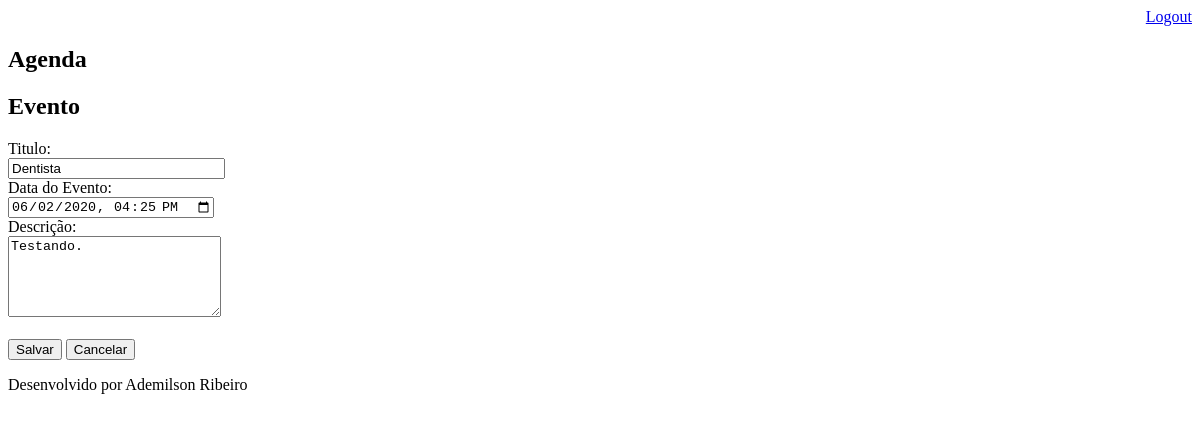
/agenda/evento/?id=6 (signed in), run on an earlier commit of the app's database.
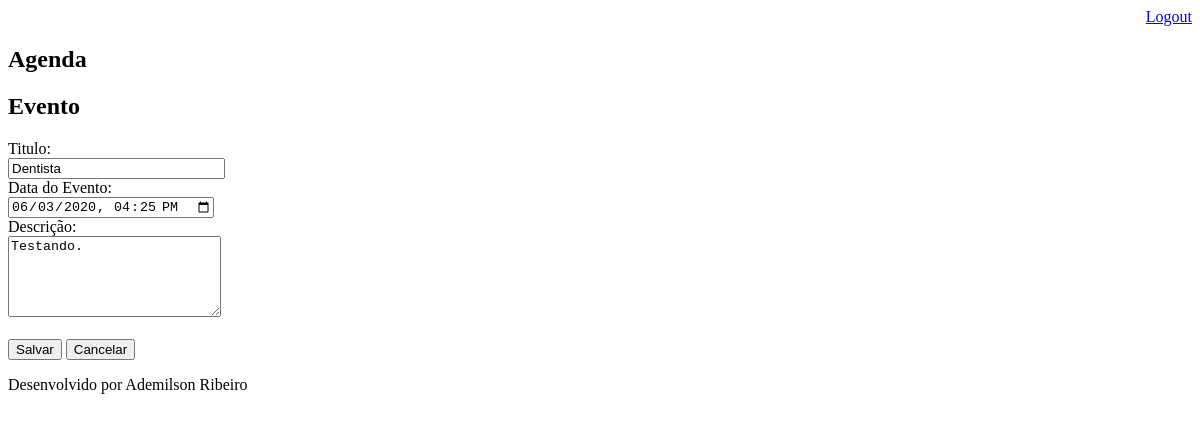
And on a later commit of the database.
### core/models.py (models this page shows, shortened)
class Evento(models.Model):
    titulo = models.CharField(max_length=100)
    descricao = models.TextField(blank=True, null=True)
    data_evento = models.DateTimeField(verbose_name='Data do evento')
    data_criacao = models.DateTimeField(auto_now=True)
    usuario = models.ForeignKey(User, on_delete=models.CASCADE)
    class Meta:
        db_table = 'evento'
    def get_data_input_evento(self):   # Configuramos para mandar a data no formato de string
        return self.data_evento.strftime('%Y-%m-%dT%H:%M')

### core/views.py (the view)
# urls.py: path('agenda/evento/', views.evento),
@login_required(login_url='/login/')
def evento(request):
    id_evento = request.GET.get('id')
    dados = {} # Dicionário vazio para receber o evento
    if id_evento:
        dados['evento'] = Evento.objects.get(id=id_evento) # Se ele encontrar informações no objeto evento ele vai preecher com os dados
    return render(request, 'evento.html', dados)

### templates/evento.html (shortened to what this page needs)
{% extends 'model-page.html' %}
{% block content %}
<h2>Evento</h2>
<form action="submit" method="POST">   {% csrf_token  %}
    <label>Titulo:</label>
    <br>
    <input type="text" name="titulo" size="24px" value="{{evento.titulo}}">
    <br>
    <label>Data do Evento:</label>
    <br>
    <input type="datetime-local" name="data_evento" size="24px" value="{{evento.get_data_input_evento}}" >
    <br>
    <label>Descrição:</label>
    <br>
    <textarea name="descricao"  rows="5" cols="24px">{{evento.descricao}}</textarea>
    <br><br>
    <button type="submit" name="salvar">Salvar</button>
    <a href="/">
        <button type="button" name="cancelar">Cancelar</button>
    </a>
</form>
{% endblock %}

### templates/model-page.html
<!DOCTYPE html>
<html lang="en">
<head>
    {% include "model-header.html" %}
</head>
<body>
    {% block content %} {% endblock %}
    {% include "model-footer.html" %}
</body>
</html>

### templates/model-header.html (shortened to what this page needs)
    <div align="right">
        <a href="/logout">Logout</a>
    </div>
    <h2>Agenda</h2>

### templates/model-footer.html
<p>Desenvolvido por Ademilson Ribeiro</p>

What changed in the data, as far as the page shows it:
changed Evento "Dentista": data_evento "06/02/2020 16:25" → "06/03/2020 16:25"
